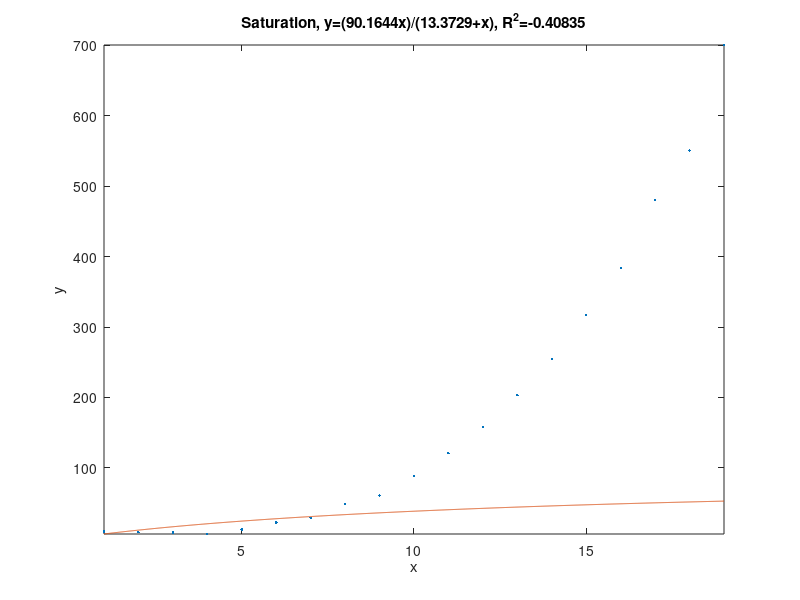

The MATLAB source for this figure:
%setting up
clc;
clear;

%loading data
MyMatrix=load('test1.txt');
%MyMatrix=load('test2.txt');
Size=size(MyMatrix,1);
%intro
disp("Select the function to fit your data (1, 2, or 3):");
disp("1. Polynomial: (y=(a0)+(a1)x+...+(am)x^m)");
disp("2. Exponential: (y=ae^(bx))");
disp("3. Saturation: (y=(ax)/(b+x))");
which=input("Choice: ");

x=MyMatrix(:,1);
y=MyMatrix(:,2);

%warning cases
zeroDiv=0;
zeroVal=0;
neg=0;
for i=1:Size
    if y(i) < 0
        neg=1;
    end
    
    if y(i) == 0 || x(i) == 0
        zeroVal=1;
    end
end

%render increments of 0.01 in figure
x0=min(MyMatrix(:,1)):0.01:max(MyMatrix(:,1));

%polynomial regression
if which == 1
    deg=input("What degree (1, 2, or 3): ");
    
    a0=0;
    a1=0;
    a2=0;
    a3=0;
    
    %set to x just to have the appropriate size
    second=x;
    third=x;
    fourth=x;
    fifth=x;
    sixth=x;
    product=x;
    productx2=x;
    productx3=x;

    %each series (later to be summed) required in the regression matrix
    for i=1:Size
        second(i)=(x(i))^2;
        third(i)=(x(i))^3;
        fourth(i)=(x(i))^4;
        fifth(i)=(x(i))^5;
        sixth(i)=(x(i))^6;
        product(i)=y(i)*x(i);
        productx2(i)=y(i)*((x(i))^2);
        productx3(i)=y(i)*((x(i))^3);
    end
    
    %linear
    if deg == 1
        %check for division by zero
        if (Size*sum(second)-(sum(x))^2) ~= 0
            %linear constant formula
            a1=(Size*sum(product)-sum(x)*sum(y))/(Size*sum(second)-(sum(x))^2);
        else
            zeroDiv = 1;
        end
        
        %linear constant formula
        a0=mean(y)-a1*mean(x);
    %quadratic
    elseif deg == 2
        %setting regression matrix and vector
        Matrix=[Size sum(x) sum(second); sum(x) sum(second) sum(third); sum(second) sum(third) sum(fourth)];
        Vector=[sum(y); sum(product); sum(productx2)];
        a0a1a2=(inv(Matrix))*Vector; %simple matrix inversion
        
        %determining constants
        a0=a0a1a2(1);
        a1=a0a1a2(2);
        a2=a0a1a2(3);
    %cubic
    else
        Matrix=[0 0 0 0; 0 0 0 0; 0 0 0 0; 0 0 0 0];
        Matrix(1,:)=[Size sum(x) sum(second) sum(third)];            %
        Matrix(2,:)=[sum(x) sum(second) sum(third) sum(fourth)];     % could have been done in one line
        Matrix(3,:)=[sum(second) sum(third) sum(fourth) sum(fifth)]; % (just setting regression matrix)
        Matrix(4,:)=[sum(third) sum(fourth) sum(fifth) sum(sixth)];  %
        Vector=[sum(y); sum(product); sum(productx2); sum(productx3)]; % regression vector
        a0a1a2a3=(inv(Matrix))*Vector;  %simple matrix inversion
        
        %determining constants
        a0=a0a1a2a3(1);
        a1=a0a1a2a3(2);
        a2=a0a1a2a3(3);
        a3=a0a1a2a3(4);
    end

    if zeroDiv == 0
        % St and Sr
        StVec=x;
        SrVec=x;

        %given formulae
        for i=1:Size
            StVec(i)=(y(i)-mean(y))^2;
            SrVec(i)=(y(i)-a0-a1*x(i)-a2*(x(i))^2-a3*(x(i))^3)^2;
        end
        
        %unless a division by zero will occur
        if sum(StVec) ~= 0
            %R^2 value
            R1=(sum(StVec)-sum(SrVec))/sum(StVec);

            %equation and title to plot
            Y=a0+x0.*a1+(x0.^2).*a2+(x0.^3).*a3;
            Title=['Polynomial, y=' num2str(a0) '+' num2str(a1) 'x+' num2str(a2) 'x^{2}+' num2str(a3) 'x^{3}, R^{2}=' num2str(R1)];
        else
            zeroDiv=1;
        end
    end
%exponential regression
elseif which == 2
    %check if a negative value will cause an invalid logarithm
    if neg == 0
        %each series (later to be summed) required for regression formulae
        linY=log(y);
        product=x;
        square=x;
        squareLnY=x;

        for i=1:Size
            product(i)=x(i)*linY(i);
            square(i)=(x(i))^2;
            squareLnY(i)=(linY(i))^2;
        end

        %simplified formulae
        Sxy=sum(product)-Size*mean(x)*mean(linY);
        Sxx=sum(square)-Size*(mean(x))^2;
        Syy=sum(squareLnY)-Size*(mean(linY))^2;
        
        %check for division by zero
        if Sxx ~= 0 && Syy ~= 0
            %determine constants
            b=Sxy/Sxx;
            a=exp(mean(linY)-b*mean(x));

            %R^2 value
            R2=(Sxy^2)/(Sxx*Syy);

            %equation and title to plot
            Y=a.*exp(x0.*b);
            Title=['Exponential, y=' num2str(a) 'e^{' num2str(b) 'x}, R^{2}=' num2str(R2)];
        else
            zeroDiv=1;
        end
    end
%saturation-growth-rate regression
else
    %check if a zero value will cause a division by zero
    if zeroVal == 0
        %each series (later to be summed) required for regression formulae
        invY=x;
        invX=x;
        product=x;
        square=x;

        for i=1:Size
            invY(i)=1/y(i);
            invX(i)=1/x(i);
            product(i)=invX(i)*invY(i);
            square(i)=(invX(i))^2;
        end

        %check for division by zero
        if (Size*sum(square)-(sum(invX))^2) ~= 0
            %given formulae for constants
            A1=(Size*sum(product)-sum(invX)*sum(invY))/(Size*sum(square)-(sum(invX))^2);
            A0=mean(invY)-A1*mean(invX);
            %linearizing constants
            A3=1/A0;
            B3=A1*A3;
            
            % St and Sr
            StVec=x;
            SrVec=x;

            %given formulae
            for i=1:Size
                StVec(i)=(y(i)-mean(y))^2;
                SrVec(i)=(y(i)-(A3*x(i))/(B3+x(i)))^2;
            end

            %unless a division by zero will occur
            if sum(StVec) ~= 0
                %R^2 value
                R3=(sum(StVec)-sum(SrVec))/sum(StVec);

                %equation and title to plot
                Y=A3.*x0./(B3+x0);
                Title=['Saturation, y=(' num2str(A3) 'x)/(' num2str(B3) '+x), R^{2}=' num2str(R3)];
            else
                zeroDiv=1;
            end
        else
            zeroDiv=1;
        end
    else
        zeroDiv=1;
    end
end

%plot if no warnings occurred
if (neg == 0 || which ~= 2) && zeroDiv == 0
    figure;
    plot(x,y,'.'); %raw data
    hold on;
    plot(x0,Y); %estimated regression line
    %axis to fit min and max data
    axis([min(MyMatrix(:,1)) max(MyMatrix(:,1)) min(MyMatrix(:,2)) max(MyMatrix(:,2))]);
    xlabel('x');
    ylabel('y');
    %predetermined title
    title(Title);
else
    %warnings
    if zeroDiv ~= 0
        disp("Warning: Division by zero");
    else
        disp("Warning: Invalid natural logarithm");
    end
end